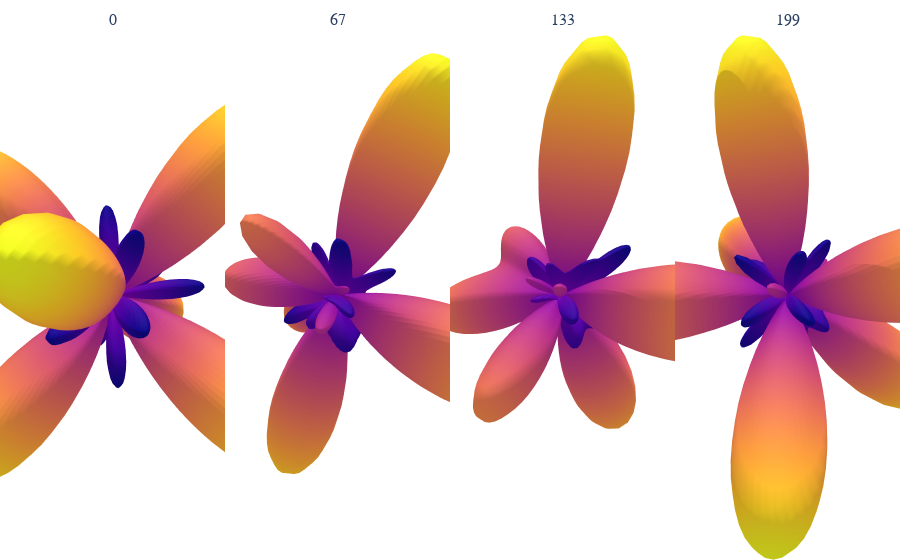

Notebook source saved alongside this figure:
### Code cell
# Set random seed for reproducibility
np.random.seed(1)

# Generate a random quaternion for rotation
from scipy.spatial.transform import Rotation as R
random_quat = R.random().as_quat()
random_rotation = R.from_quat(random_quat)

geometry_1 = geometries[0]
geometry_2 = geometries[67]
geometry_3 = geometries[133]
geometry_4 = geometries[199]

geometry_1 = geometry_1 / jnp.max(jnp.linalg.norm(geometry_1, axis=1))
geometry_2 = geometry_2 / jnp.max(jnp.linalg.norm(geometry_2, axis=1))
geometry_3 = geometry_3 / jnp.max(jnp.linalg.norm(geometry_3, axis=1))
geometry_4 = geometry_4 / jnp.max(jnp.linalg.norm(geometry_4, axis=1))

rotated_geometry_1 = random_rotation.apply(geometry_1)
rotated_geometry_2 = random_rotation.apply(geometry_2)
rotated_geometry_3 = random_rotation.apply(geometry_3)
rotated_geometry_4 = random_rotation.apply(geometry_4)

compare_four_geometries(rotated_geometry_1, '0', rotated_geometry_2, '67', rotated_geometry_3, '133', rotated_geometry_4, '199', lmax=6, show_points=False)


# compare_four_geometries(geometries[0], '0', geometries[67], '67', geometries[133], '133', geometries[199], '199', lmax=8, show_points=False)

### Figure 1 — Plotly figure (JSON) as saved in the notebook; plotly's stock layout.template omitted (floating-point values rounded to 4 significant figures; data arrays with more than 128 entries replaced by an {"elided": "..."} marker saying what was removed)
{"data": [{"name": "Signal", "scene": "scene", "showlegend": true, "showscale": false, "surfacecolor": {"elided": "102x100 float values"}, "type": "surface", "x": {"elided": "102x100 float values"}, "y": {"elided": "102x100 float values"}, "z": {"elided": "102x100 float values"}}, {"name": "Signal", "scene": "scene2", "showlegend": true, "showscale": false, "surfacecolor": {"elided": "102x100 float values"}, "type": "surface", "x": {"elided": "102x100 float values"}, "y": {"elided": "102x100 float values"}, "z": {"elided": "102x100 float values"}}, {"name": "Signal", "scene": "scene3", "showlegend": true, "showscale": false, "surfacecolor": {"elided": "102x100 float values"}, "type": "surface", "x": {"elided": "102x100 float values"}, "y": {"elided": "102x100 float values"}, "z": {"elided": "102x100 float values"}}, {"name": "Signal", "scene": "scene4", "showlegend": true, "showscale": false, "surfacecolor": {"elided": "102x100 float values"}, "type": "surface", "x": {"elided": "102x100 float values"}, "y": {"elided": "102x100 float values"}, "z": {"elided": "102x100 float values"}}], "layout": {"annotations": [{"font": {"size": 16}, "showarrow": false, "text": "0", "x": 0.125, "xanchor": "center", "xref": "paper", "y": 1, "yanchor": "bottom", "yref": "paper"}, {"font": {"size": 16}, "showarrow": false, "text": "67", "x": 0.375, "xanchor": "center", "xref": "paper", "y": 1, "yanchor": "bottom", "yref": "paper"}, {"font": {"size": 16}, "showarrow": false, "text": "133", "x": 0.625, "xanchor": "center", "xref": "paper", "y": 1, "yanchor": "bottom", "yref": "paper"}, {"font": {"size": 16}, "showarrow": false, "text": "199", "x": 0.875, "xanchor": "center", "xref": "paper", "y": 1, "yanchor": "bottom", "yref": "paper"}], "font": {"family": "Computer Modern Roman"}, "margin": {"b": 0, "l": 0, "r": 0, "t": 30}, "paper_bgcolor": "rgba(255,255,255,255)", "plot_bgcolor": "rgba(255,255,255,255)", "scene": {"aspectmode": "cube", "bgcolor": "rgba(255,255,255,255)", "camera": {"eye": {"x": 0.3, "y": 0.3, "z": 0.3}}, "domain": {"x": [0, 0.25], "y": [0, 1]}, "xaxis": {"backgroundcolor": "rgba(255,255,255,255)", "range": [-2.5, 2.5], "showgrid": false, "showticklabels": false, "title": {"text": ""}, "zeroline": false}, "yaxis": {"backgroundcolor": "rgba(255,255,255,255)", "range": [-2.5, 2.5], "showgrid": false, "showticklabels": false, "title": {"text": ""}, "zeroline": false}, "zaxis": {"backgroundcolor": "rgba(255,255,255,255)", "range": [-2.5, 2.5], "showgrid": false, "showticklabels": false, "title": {"text": ""}, "zeroline": false}}, "scene2": {"aspectmode": "cube", "bgcolor": "rgba(255,255,255,255)", "camera": {"eye": {"x": 0.3, "y": 0.3, "z": 0.3}}, "domain": {"x": [0.25, 0.5], "y": [0, 1]}, "xaxis": {"backgroundcolor": "rgba(255,255,255,255)", "range": [-2.5, 2.5], "showgrid": false, "showticklabels": false, "title": {"text": ""}, "zeroline": false}, "yaxis": {"backgroundcolor": "rgba(255,255,255,255)", "range": [-2.5, 2.5], "showgrid": false, "showticklabels": false, "title": {"text": ""}, "zeroline": false}, "zaxis": {"backgroundcolor": "rgba(255,255,255,255)", "range": [-2.5, 2.5], "showgrid": false, "showticklabels": false, "title": {"text": ""}, "zeroline": false}}, "scene3": {"aspectmode": "cube", "bgcolor": "rgba(255,255,255,255)", "camera": {"eye": {"x": 0.3, "y": 0.3, "z": 0.3}}, "domain": {"x": [0.5, 0.75], "y": [0, 1]}, "xaxis": {"backgroundcolor": "rgba(255,255,255,255)", "range": [-2.5, 2.5], "showgrid": false, "showticklabels": false, "title": {"text": ""}, "zeroline": false}, "yaxis": {"backgroundcolor": "rgba(255,255,255,255)", "range": [-2.5, 2.5], "showgrid": false, "showticklabels": false, "title": {"text": ""}, "zeroline": false}, "zaxis": {"backgroundcolor": "rgba(255,255,255,255)", "range": [-2.5, 2.5], "showgrid": false, "showticklabels": false, "title": {"text": ""}, "zeroline": false}}, "scene4": {"aspectmode": "cube", "bgcolor": "rgba(255,255,255,255)", "camera": {"eye": {"x": 0.3, "y": 0.3, "z": 0.3}}, "domain": {"x": [0.75, 1], "y": [0, 1]}, "xaxis": {"backgroundcolor": "rgba(255,255,255,255)", "range": [-2.5, 2.5], "showgrid": false, "showticklabels": false, "title": {"text": ""}, "zeroline": false}, "yaxis": {"backgroundcolor": "rgba(255,255,255,255)", "range": [-2.5, 2.5], "showgrid": false, "showticklabels": false, "title": {"text": ""}, "zeroline": false}, "zaxis": {"backgroundcolor": "rgba(255,255,255,255)", "range": [-2.5, 2.5], "showgrid": false, "showticklabels": false, "title": {"text": ""}, "zeroline": false}}, "showlegend": false}}
